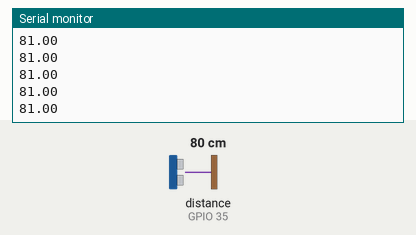
The program below on a simulated ESP32. Shown: the last lines printed to the serial monitor. The inputs (shaded band) are chosen by the test bench; at power-on: distance to the obstacle (sensor on GPIO 35) 80 cm.

Above: at 1.2 s.
1.3 s: distance to the obstacle (sensor on GPIO 35) set to 2 cm
At 2.3 s:
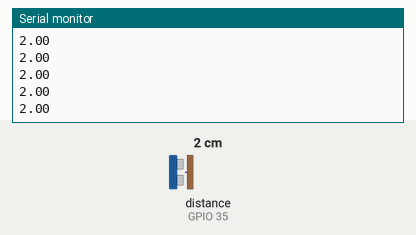
2.8 s: distance to the obstacle (sensor on GPIO 35) set to 4 cm
At 3.7 s:
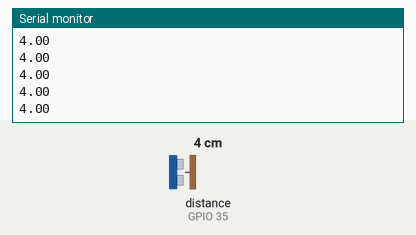
Timing chart, 0 to 5.4 s (numbered marks = the images above; inputs shaded):
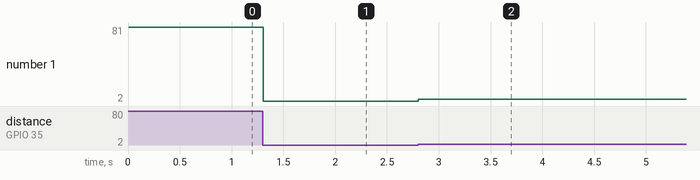

Measured:
- after the input at 1.3 s, the serial monitor: prints a new line at once (image 1)
- after the input at 2.8 s, the serial monitor: prints a new line at once (image 2)
- plotted number 1: 81 → 2 after the input at 1.3 s, 2 → 4 after the input at 2.8 s

The program:

main.cpp
```cpp
#include <Arduino.h>
#include<NewPing.h>

#define MAX_DISTANCE 400 // Maximum distance (in cm) to ping.
NewPing sonar[1]={NewPing(34, 35, MAX_DISTANCE )};

void setup() {
  Serial.begin(115200);
}


void loop() {
  float  distance = sonar[0].ping_cm();
//   if(distance >=0 && distance <= 10) //flag.flag_cs100a=1;
//   //else flag.flag_cs100a=0;
// {
  Serial.println(distance);
// }
}
// #define g 10

// const int ledPins[] = {8,9,10, 11,12, 13};
// const int numLeds = 6;

// int ballHighest =5;
// int t=0;
// void setup() {
//   // Khởi tạo chân LED là OUTPUT
//   for (int i = 0; i < numLeds; i++) {
//     pinMode(ledPins[i], OUTPUT);
//     digitalWrite(ledPins[i], 1);
//   }
// }

// void loop() {
//   for (int i=ballHighest;i>=0;i--)// đi xuống
//   {
//     digitalWrite(ledPins[i], 0);
//     if (i!=0)
//     {
//       t=sqrt(2*(ballHighest-i)/g)-sqrt(2*(ballHighest-i-1)/g);
//       t*=1000;
//       delay(t);
//       Serial.print(t);
//     }
//     digitalWrite(ledPins[i], 1);
//   }
//   ballHighest--;

//   // for (int i=0;i<=ballHighest;i++) // nảy lên
//   // {
//   //   digitalWrite(ledPins[i], 0);
//   //   if (i!=ballHighest)
//   //   {
//   //     delay(300);
//   //   }
//   //   digitalWrite(ledPins[i], 1);
//   // }
//   // if (ballHighest==0)
//   // {
//   //   digitalWrite(ledPins[0], 0);
//   //   delay(500);
//   //   digitalWrite(ledPins[0], 1);
//   //   ballHighest=5;
//   // }
// }
```
